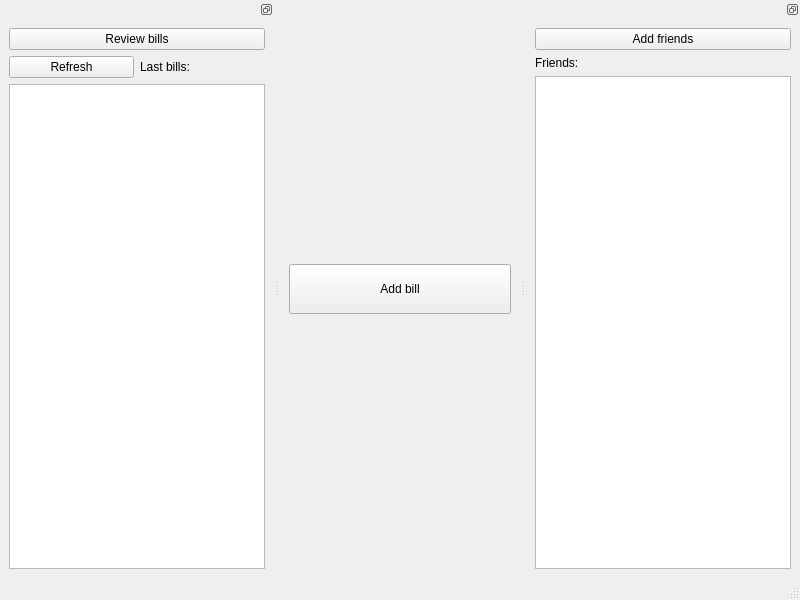
<?xml version="1.0" encoding="UTF-8"?>
<ui version="4.0">
 <class>MainWindow</class>
 <widget class="QMainWindow" name="MainWindow">
  <property name="geometry">
   <rect>
    <x>0</x>
    <y>0</y>
    <width>800</width>
    <height>600</height>
   </rect>
  </property>
  <property name="windowTitle">
   <string>Split Wise</string>
  </property>
  <widget class="QWidget" name="centralwidget">
   <layout class="QGridLayout" name="gridLayout">
    <item row="0" column="0">
     <widget class="QPushButton" name="addBill">
      <property name="sizePolicy">
       <sizepolicy hsizetype="Minimum" vsizetype="Fixed">
        <horstretch>0</horstretch>
        <verstretch>0</verstretch>
       </sizepolicy>
      </property>
      <property name="minimumSize">
       <size>
        <width>50</width>
        <height>50</height>
       </size>
      </property>
      <property name="text">
       <string>Add bill</string>
      </property>
     </widget>
    </item>
   </layout>
  </widget>
  <widget class="QMenuBar" name="menubar">
   <property name="geometry">
    <rect>
     <x>0</x>
     <y>0</y>
     <width>800</width>
     <height>25</height>
    </rect>
   </property>
  </widget>
  <widget class="QStatusBar" name="statusbar"/>
  <widget class="QDockWidget" name="dockWidget">
   <property name="features">
    <set>QDockWidget::DockWidgetFloatable|QDockWidget::DockWidgetMovable</set>
   </property>
   <attribute name="dockWidgetArea">
    <number>2</number>
   </attribute>
   <widget class="QWidget" name="dockWidgetContents">
    <layout class="QVBoxLayout" name="verticalLayout">
     <item>
      <widget class="QPushButton" name="addFriend">
       <property name="text">
        <string>Add friends</string>
       </property>
      </widget>
     </item>
     <item>
      <widget class="QLabel" name="label_2">
       <property name="text">
        <string>Friends:</string>
       </property>
      </widget>
     </item>
     <item>
      <widget class="QListView" name="friendView"/>
     </item>
    </layout>
   </widget>
  </widget>
  <widget class="QDockWidget" name="dockWidget_2">
   <property name="features">
    <set>QDockWidget::DockWidgetFloatable|QDockWidget::DockWidgetMovable</set>
   </property>
   <attribute name="dockWidgetArea">
    <number>1</number>
   </attribute>
   <widget class="QWidget" name="dockWidgetContents_2">
    <layout class="QVBoxLayout" name="verticalLayout_2">
     <item>
      <widget class="QPushButton" name="reviewBill">
       <property name="text">
        <string>Review bills</string>
       </property>
      </widget>
     </item>
     <item>
      <layout class="QHBoxLayout" name="horizontalLayout">
       <item>
        <widget class="QPushButton" name="refreshButton">
         <property name="text">
          <string>Refresh</string>
         </property>
        </widget>
       </item>
       <item>
        <widget class="QLabel" name="label">
         <property name="text">
          <string>Last bills:</string>
         </property>
        </widget>
       </item>
      </layout>
     </item>
     <item>
      <widget class="QTableView" name="billView">
       <property name="selectionMode">
        <enum>QAbstractItemView::SingleSelection</enum>
       </property>
       <property name="selectionBehavior">
        <enum>QAbstractItemView::SelectRows</enum>
       </property>
      </widget>
     </item>
    </layout>
   </widget>
  </widget>
 </widget>
 <resources/>
 <connections/>
</ui>
